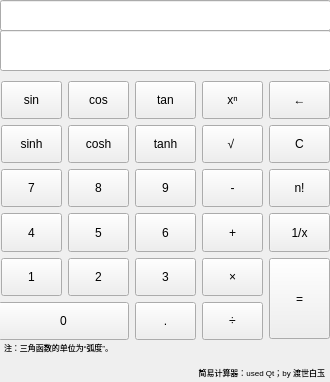
<?xml version="1.0" encoding="UTF-8"?>
<ui version="4.0">
 <class>MainWindow</class>
 <widget class="QMainWindow" name="MainWindow">
  <property name="geometry">
   <rect>
    <x>0</x>
    <y>0</y>
    <width>330</width>
    <height>382</height>
   </rect>
  </property>
  <property name="windowTitle">
   <string>MainWindow</string>
  </property>
  <widget class="QWidget" name="centralWidget">
   <widget class="QPushButton" name="b8">
    <property name="geometry">
     <rect>
      <x>68</x>
      <y>169</y>
      <width>61</width>
      <height>38</height>
     </rect>
    </property>
    <property name="sizePolicy">
     <sizepolicy hsizetype="Ignored" vsizetype="Ignored">
      <horstretch>0</horstretch>
      <verstretch>0</verstretch>
     </sizepolicy>
    </property>
    <property name="text">
     <string>8</string>
    </property>
   </widget>
   <widget class="QPushButton" name="c1x">
    <property name="geometry">
     <rect>
      <x>269</x>
      <y>213</y>
      <width>61</width>
      <height>39</height>
     </rect>
    </property>
    <property name="sizePolicy">
     <sizepolicy hsizetype="Ignored" vsizetype="Ignored">
      <horstretch>0</horstretch>
      <verstretch>0</verstretch>
     </sizepolicy>
    </property>
    <property name="text">
     <string>1/x</string>
    </property>
   </widget>
   <widget class="QPushButton" name="b7">
    <property name="geometry">
     <rect>
      <x>1</x>
      <y>169</y>
      <width>61</width>
      <height>38</height>
     </rect>
    </property>
    <property name="sizePolicy">
     <sizepolicy hsizetype="Ignored" vsizetype="Ignored">
      <horstretch>0</horstretch>
      <verstretch>0</verstretch>
     </sizepolicy>
    </property>
    <property name="text">
     <string>7</string>
    </property>
   </widget>
   <widget class="QPushButton" name="cPow">
    <property name="geometry">
     <rect>
      <x>202</x>
      <y>81</y>
      <width>61</width>
      <height>38</height>
     </rect>
    </property>
    <property name="sizePolicy">
     <sizepolicy hsizetype="Ignored" vsizetype="Ignored">
      <horstretch>0</horstretch>
      <verstretch>0</verstretch>
     </sizepolicy>
    </property>
    <property name="text">
     <string>xⁿ</string>
    </property>
   </widget>
   <widget class="QPushButton" name="cMinus">
    <property name="geometry">
     <rect>
      <x>202</x>
      <y>169</y>
      <width>61</width>
      <height>38</height>
     </rect>
    </property>
    <property name="sizePolicy">
     <sizepolicy hsizetype="Ignored" vsizetype="Ignored">
      <horstretch>0</horstretch>
      <verstretch>0</verstretch>
     </sizepolicy>
    </property>
    <property name="text">
     <string>-</string>
    </property>
   </widget>
   <widget class="QPushButton" name="cCosh">
    <property name="geometry">
     <rect>
      <x>68</x>
      <y>125</y>
      <width>61</width>
      <height>38</height>
     </rect>
    </property>
    <property name="sizePolicy">
     <sizepolicy hsizetype="Ignored" vsizetype="Ignored">
      <horstretch>0</horstretch>
      <verstretch>0</verstretch>
     </sizepolicy>
    </property>
    <property name="text">
     <string>cosh</string>
    </property>
   </widget>
   <widget class="QPushButton" name="cCos">
    <property name="geometry">
     <rect>
      <x>68</x>
      <y>81</y>
      <width>61</width>
      <height>38</height>
     </rect>
    </property>
    <property name="sizePolicy">
     <sizepolicy hsizetype="Ignored" vsizetype="Ignored">
      <horstretch>0</horstretch>
      <verstretch>0</verstretch>
     </sizepolicy>
    </property>
    <property name="text">
     <string>cos</string>
    </property>
   </widget>
   <widget class="QPushButton" name="cEquel">
    <property name="geometry">
     <rect>
      <x>269</x>
      <y>258</y>
      <width>61</width>
      <height>81</height>
     </rect>
    </property>
    <property name="sizePolicy">
     <sizepolicy hsizetype="Ignored" vsizetype="Ignored">
      <horstretch>0</horstretch>
      <verstretch>0</verstretch>
     </sizepolicy>
    </property>
    <property name="text">
     <string>=</string>
    </property>
   </widget>
   <widget class="QPushButton" name="cTan">
    <property name="geometry">
     <rect>
      <x>135</x>
      <y>81</y>
      <width>61</width>
      <height>38</height>
     </rect>
    </property>
    <property name="sizePolicy">
     <sizepolicy hsizetype="Ignored" vsizetype="Ignored">
      <horstretch>0</horstretch>
      <verstretch>0</verstretch>
     </sizepolicy>
    </property>
    <property name="text">
     <string>tan</string>
    </property>
   </widget>
   <widget class="QPushButton" name="cTanh">
    <property name="geometry">
     <rect>
      <x>135</x>
      <y>125</y>
      <width>61</width>
      <height>38</height>
     </rect>
    </property>
    <property name="sizePolicy">
     <sizepolicy hsizetype="Ignored" vsizetype="Ignored">
      <horstretch>0</horstretch>
      <verstretch>0</verstretch>
     </sizepolicy>
    </property>
    <property name="text">
     <string>tanh</string>
    </property>
   </widget>
   <widget class="QPushButton" name="cDivide">
    <property name="geometry">
     <rect>
      <x>202</x>
      <y>302</y>
      <width>61</width>
      <height>38</height>
     </rect>
    </property>
    <property name="sizePolicy">
     <sizepolicy hsizetype="Ignored" vsizetype="Ignored">
      <horstretch>0</horstretch>
      <verstretch>0</verstretch>
     </sizepolicy>
    </property>
    <property name="text">
     <string>÷</string>
    </property>
   </widget>
   <widget class="QPushButton" name="bDot">
    <property name="geometry">
     <rect>
      <x>135</x>
      <y>302</y>
      <width>61</width>
      <height>38</height>
     </rect>
    </property>
    <property name="sizePolicy">
     <sizepolicy hsizetype="Ignored" vsizetype="Ignored">
      <horstretch>0</horstretch>
      <verstretch>0</verstretch>
     </sizepolicy>
    </property>
    <property name="text">
     <string>.</string>
    </property>
   </widget>
   <widget class="QPushButton" name="b2">
    <property name="geometry">
     <rect>
      <x>68</x>
      <y>258</y>
      <width>61</width>
      <height>38</height>
     </rect>
    </property>
    <property name="sizePolicy">
     <sizepolicy hsizetype="Ignored" vsizetype="Ignored">
      <horstretch>0</horstretch>
      <verstretch>0</verstretch>
     </sizepolicy>
    </property>
    <property name="text">
     <string>2</string>
    </property>
   </widget>
   <widget class="QPushButton" name="b6">
    <property name="geometry">
     <rect>
      <x>135</x>
      <y>213</y>
      <width>61</width>
      <height>39</height>
     </rect>
    </property>
    <property name="sizePolicy">
     <sizepolicy hsizetype="Ignored" vsizetype="Ignored">
      <horstretch>0</horstretch>
      <verstretch>0</verstretch>
     </sizepolicy>
    </property>
    <property name="text">
     <string>6</string>
    </property>
   </widget>
   <widget class="QPushButton" name="b5">
    <property name="geometry">
     <rect>
      <x>68</x>
      <y>213</y>
      <width>61</width>
      <height>39</height>
     </rect>
    </property>
    <property name="sizePolicy">
     <sizepolicy hsizetype="Ignored" vsizetype="Ignored">
      <horstretch>0</horstretch>
      <verstretch>0</verstretch>
     </sizepolicy>
    </property>
    <property name="text">
     <string>5</string>
    </property>
   </widget>
   <widget class="QPushButton" name="cN1">
    <property name="geometry">
     <rect>
      <x>269</x>
      <y>169</y>
      <width>61</width>
      <height>38</height>
     </rect>
    </property>
    <property name="sizePolicy">
     <sizepolicy hsizetype="Ignored" vsizetype="Ignored">
      <horstretch>0</horstretch>
      <verstretch>0</verstretch>
     </sizepolicy>
    </property>
    <property name="text">
     <string>n!</string>
    </property>
   </widget>
   <widget class="QPushButton" name="cAdd">
    <property name="geometry">
     <rect>
      <x>202</x>
      <y>213</y>
      <width>61</width>
      <height>39</height>
     </rect>
    </property>
    <property name="sizePolicy">
     <sizepolicy hsizetype="Ignored" vsizetype="Ignored">
      <horstretch>0</horstretch>
      <verstretch>0</verstretch>
     </sizepolicy>
    </property>
    <property name="text">
     <string>+</string>
    </property>
   </widget>
   <widget class="QPushButton" name="b4">
    <property name="geometry">
     <rect>
      <x>1</x>
      <y>213</y>
      <width>61</width>
      <height>39</height>
     </rect>
    </property>
    <property name="sizePolicy">
     <sizepolicy hsizetype="Ignored" vsizetype="Ignored">
      <horstretch>0</horstretch>
      <verstretch>0</verstretch>
     </sizepolicy>
    </property>
    <property name="text">
     <string>4</string>
    </property>
   </widget>
   <widget class="QPushButton" name="b1">
    <property name="geometry">
     <rect>
      <x>1</x>
      <y>258</y>
      <width>61</width>
      <height>38</height>
     </rect>
    </property>
    <property name="sizePolicy">
     <sizepolicy hsizetype="Ignored" vsizetype="Ignored">
      <horstretch>0</horstretch>
      <verstretch>0</verstretch>
     </sizepolicy>
    </property>
    <property name="text">
     <string>1</string>
    </property>
   </widget>
   <widget class="QPushButton" name="cMultiply">
    <property name="geometry">
     <rect>
      <x>202</x>
      <y>258</y>
      <width>61</width>
      <height>38</height>
     </rect>
    </property>
    <property name="sizePolicy">
     <sizepolicy hsizetype="Ignored" vsizetype="Ignored">
      <horstretch>0</horstretch>
      <verstretch>0</verstretch>
     </sizepolicy>
    </property>
    <property name="text">
     <string>×</string>
    </property>
   </widget>
   <widget class="QPushButton" name="b0">
    <property name="geometry">
     <rect>
      <x>-2</x>
      <y>302</y>
      <width>131</width>
      <height>38</height>
     </rect>
    </property>
    <property name="sizePolicy">
     <sizepolicy hsizetype="Ignored" vsizetype="Ignored">
      <horstretch>0</horstretch>
      <verstretch>0</verstretch>
     </sizepolicy>
    </property>
    <property name="text">
     <string>0</string>
    </property>
   </widget>
   <widget class="QPushButton" name="cSinh">
    <property name="geometry">
     <rect>
      <x>1</x>
      <y>125</y>
      <width>61</width>
      <height>38</height>
     </rect>
    </property>
    <property name="sizePolicy">
     <sizepolicy hsizetype="Ignored" vsizetype="Ignored">
      <horstretch>0</horstretch>
      <verstretch>0</verstretch>
     </sizepolicy>
    </property>
    <property name="autoFillBackground">
     <bool>false</bool>
    </property>
    <property name="text">
     <string>sinh</string>
    </property>
   </widget>
   <widget class="QPushButton" name="b9">
    <property name="geometry">
     <rect>
      <x>135</x>
      <y>169</y>
      <width>61</width>
      <height>38</height>
     </rect>
    </property>
    <property name="sizePolicy">
     <sizepolicy hsizetype="Ignored" vsizetype="Ignored">
      <horstretch>0</horstretch>
      <verstretch>0</verstretch>
     </sizepolicy>
    </property>
    <property name="text">
     <string>9</string>
    </property>
   </widget>
   <widget class="QPushButton" name="b3">
    <property name="geometry">
     <rect>
      <x>135</x>
      <y>258</y>
      <width>61</width>
      <height>38</height>
     </rect>
    </property>
    <property name="sizePolicy">
     <sizepolicy hsizetype="Ignored" vsizetype="Ignored">
      <horstretch>0</horstretch>
      <verstretch>0</verstretch>
     </sizepolicy>
    </property>
    <property name="text">
     <string>3</string>
    </property>
   </widget>
   <widget class="QPushButton" name="cSin">
    <property name="geometry">
     <rect>
      <x>1</x>
      <y>81</y>
      <width>61</width>
      <height>38</height>
     </rect>
    </property>
    <property name="sizePolicy">
     <sizepolicy hsizetype="Ignored" vsizetype="Ignored">
      <horstretch>0</horstretch>
      <verstretch>0</verstretch>
     </sizepolicy>
    </property>
    <property name="text">
     <string>sin</string>
    </property>
   </widget>
   <widget class="QPushButton" name="cBspace">
    <property name="geometry">
     <rect>
      <x>269</x>
      <y>81</y>
      <width>61</width>
      <height>38</height>
     </rect>
    </property>
    <property name="sizePolicy">
     <sizepolicy hsizetype="Ignored" vsizetype="Ignored">
      <horstretch>0</horstretch>
      <verstretch>0</verstretch>
     </sizepolicy>
    </property>
    <property name="text">
     <string>←</string>
    </property>
   </widget>
   <widget class="QPushButton" name="cSpr">
    <property name="geometry">
     <rect>
      <x>202</x>
      <y>125</y>
      <width>61</width>
      <height>38</height>
     </rect>
    </property>
    <property name="sizePolicy">
     <sizepolicy hsizetype="Ignored" vsizetype="Ignored">
      <horstretch>0</horstretch>
      <verstretch>0</verstretch>
     </sizepolicy>
    </property>
    <property name="text">
     <string>√ </string>
    </property>
   </widget>
   <widget class="QPushButton" name="cClean">
    <property name="geometry">
     <rect>
      <x>269</x>
      <y>125</y>
      <width>61</width>
      <height>38</height>
     </rect>
    </property>
    <property name="sizePolicy">
     <sizepolicy hsizetype="Ignored" vsizetype="Ignored">
      <horstretch>0</horstretch>
      <verstretch>0</verstretch>
     </sizepolicy>
    </property>
    <property name="text">
     <string>C</string>
    </property>
   </widget>
   <widget class="QLineEdit" name="textShow">
    <property name="geometry">
     <rect>
      <x>0</x>
      <y>0</y>
      <width>331</width>
      <height>31</height>
     </rect>
    </property>
    <property name="layoutDirection">
     <enum>Qt::RightToLeft</enum>
    </property>
    <property name="alignment">
     <set>Qt::AlignRight|Qt::AlignTrailing|Qt::AlignVCenter</set>
    </property>
    <property name="readOnly">
     <bool>true</bool>
    </property>
   </widget>
   <widget class="QLineEdit" name="numShow">
    <property name="geometry">
     <rect>
      <x>0</x>
      <y>30</y>
      <width>331</width>
      <height>41</height>
     </rect>
    </property>
    <property name="font">
     <font>
      <family>微软雅黑</family>
      <pointsize>16</pointsize>
      <weight>75</weight>
      <bold>true</bold>
     </font>
    </property>
    <property name="layoutDirection">
     <enum>Qt::RightToLeft</enum>
    </property>
    <property name="alignment">
     <set>Qt::AlignRight|Qt::AlignTrailing|Qt::AlignVCenter</set>
    </property>
    <property name="readOnly">
     <bool>true</bool>
    </property>
   </widget>
   <widget class="QLabel" name="label">
    <property name="geometry">
     <rect>
      <x>4</x>
      <y>340</y>
      <width>321</width>
      <height>41</height>
     </rect>
    </property>
    <property name="text">
     <string>&lt;html&gt;&lt;head/&gt;&lt;body&gt;&lt;p&gt;&lt;span style=&quot; font-size:6pt;&quot;&gt;注：三角函数的单位为“弧度”。&lt;/span&gt;&lt;/p&gt;&lt;p align=&quot;right&quot;&gt;&lt;span style=&quot; font-size:6pt;&quot;&gt;简易计算器：used Qt；by 渡世白玉&lt;/span&gt;&lt;/p&gt;&lt;/body&gt;&lt;/html&gt;</string>
    </property>
   </widget>
  </widget>
  <widget class="QMenuBar" name="menuBar">
   <property name="geometry">
    <rect>
     <x>0</x>
     <y>0</y>
     <width>330</width>
     <height>21</height>
    </rect>
   </property>
  </widget>
 </widget>
 <layoutdefault spacing="6" margin="11"/>
 <resources/>
 <connections/>
</ui>
